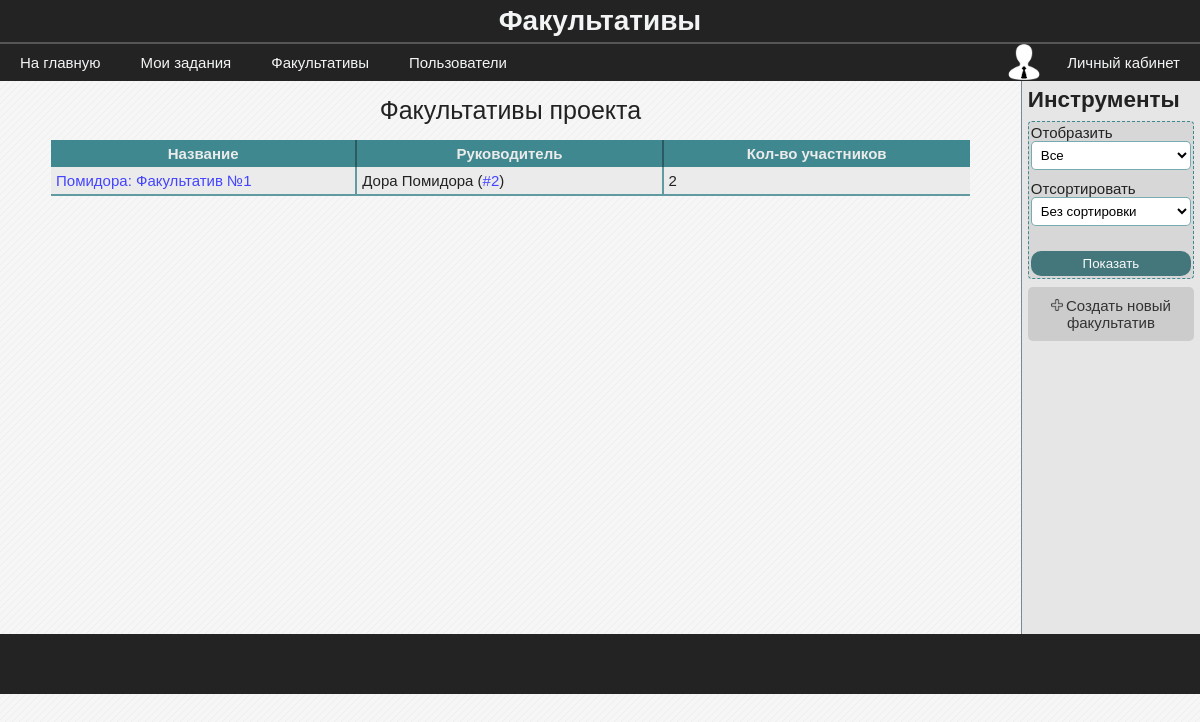
/groups (signed in), run on the app's committed database.
### data/model_groups.py (models this page shows)
class Group(SqlAlchemyBase, SerializerMixin):
    __tablename__ = 'groups'
    id = sqlalchemy.Column(sqlalchemy.Integer,
                           primary_key=True,
                           autoincrement=True)
    name = sqlalchemy.Column(sqlalchemy.String)
    leader_id = sqlalchemy.Column(sqlalchemy.Integer,
                                  sqlalchemy.ForeignKey('users.id'))
    info = sqlalchemy.Column(sqlalchemy.String)
    users_num = sqlalchemy.Column(sqlalchemy.Integer, default=0)
    photo = sqlalchemy.orm.relation("File", uselist=False)
    tasks = sqlalchemy.orm.relation("Task", backref="group")
    @hybrid_property
    def leader(self):
        session = create_session()
        leader = session.query(User).get(self.leader_id)
        return leader

### data/model_users.py (models this page shows, shortened)
class User(SqlAlchemyBase, UserMixin, SerializerMixin):
    __tablename__ = 'users'
    id = sqlalchemy.Column(sqlalchemy.Integer,
                           primary_key=True, autoincrement=True)
    surname = sqlalchemy.Column(sqlalchemy.String)
    name = sqlalchemy.Column(sqlalchemy.String)
    age = sqlalchemy.Column(sqlalchemy.Integer)
    email = sqlalchemy.Column(sqlalchemy.String)
    type = sqlalchemy.Column(sqlalchemy.Integer)
    last_time_in = sqlalchemy.Column(sqlalchemy.String,
                                     default=time.ctime)
    hashed_password = sqlalchemy.Column(sqlalchemy.String)
    photo = sqlalchemy.orm.relation("File", uselist=False)
    groups = sqlalchemy.orm.relation("Group",
                                     secondary="users_to_groups",
                                     backref="users")

### blueprints/groups.py (the view)
@blueprint.route('/groups', methods=["GET", "POST"])
def groups():
    session = db_session.create_session()
    form = FormFilterGroups()
    if form.validate_on_submit():
        if form.filter_by.data == 2:
            groups = session.query(Group).all()
        else:
            groups = current_user.groups
        if form.sort_by.data == 2:
            groups.sort(key=lambda x: x.name)
        elif form.sort_by.data == 1:
            groups.sort(key=lambda x: -x.users_num)
        return render_template('groups.html', groups=groups, bool_userbox=True, form=form)
    else:
        groups = session.query(Group).all()
        return render_template('groups.html', groups=groups, bool_userbox=True, form=form)

### forms/form_filter_groups.py
class FormFilterGroups(FlaskForm):
    filter_by = SelectField('Отобразить', choices=[(2, 'Все'), (1, 'Мои факультативы')], coerce=int)
    sort_by = SelectField('Отсортировать', choices=[(3, 'Без сортировки'), (2, 'По алфавиту'), (1, 'По колличеству участников')], coerce=int)
    submit = SubmitField('Показать')

### blueprints/user_authenticate.py (called while the page is built)
@login_manager.user_loader
def user_load(user_id):
    session = db_session.create_session()
    return session.query(User).get(user_id)

### data/db_session.py (called while the page is built)
def create_session() -> Session:
    global __factory
    return __factory()

### templates/groups.html (shortened to what this page needs)
{% extends "base.html" %}
{% block content %}
    <table class="average-table">
        <caption>Факультативы проекта</caption>
        <thead>
            <th>Название</th>
            <th>Руководитель</th>
            <th>Кол-во участников</th>
        </thead>
        <tbody>
            {% for group in groups %}
                <tr>
                    <td><a href="/group/{{ group.id }}">{{ group.name }}</a></td>
                    <td>{{ group.leader.name }} {{ group.leader.surname }} (<a href="/user/{{ group.leader_id }}">#{{ group.leader_id }}</a>)</td>
                    <td>{{ group.users_num }}</td>
                </tr>
            {% endfor %}
        </tbody>
    </table>
{% endblock %}
{% if bool_userbox %}
{% block userbox %}
    <h2>Инструменты</h2>
    {% from 'macros/render_field.html' import render_field %}
    <form method="POST" class="mini-form" novalidate>
        {% if current_user.is_authenticated %}
        {{ render_field(form.filter_by, class="form-field") }}
        {% endif %}
        {{ render_field(form.sort_by, class="form-field") }}
        <section>
            {{ form.submit(class='blue-btn submit') }}
        </section>
    </form>
    {% if current_user.is_authenticated and current_user.type <= 2 %}
    <a href="/add_group" class='btn'>
        <img src="/static/images/add_icon1.png" alt="">Создать новый факультатив</a>
    {% endif %}
{% endblock %}
{% endif %}

### static/css/stylesheet.css (style rules this page uses)
body { background-color: #f6f6f6; font-family: "Calibri", sans-serif; font-size: 15px; }
* { margin: 0; padding: 0; }
a { text-decoration: none; }
.userbox a img { height: 12px; margin-right: 3px; }
.userbox h2 { margin-bottom: 8px; }
.userbox .btn { margin-bottom: 8px; margin-top: 8px; }
.userbox input { text-decoration: none; border: none; width: 100%; }
.btn { display: block; background: #ccc; padding: 10px; color: #333; border-radius: 5px; text-align: center; }
.blue-btn { background-color: rgba(51, 109, 114, 1); color: white; }
.form-field { background-color: #fff; border-radius: 5px; border: 1px solid rgba(63, 136, 143, 0.7); box-sizing: border-box; outline: none; padding: 10px; width: 100%; }
.submit { background-color: rgba(51, 109, 114, 0.9); border-color: rgba(41, 87, 91, 0.9); border-radius: 10px; color: rgb(250, 250, 250); cursor: pointer; margin-top: 15px; padding: 10px; }
.mini-form { background-color: rgba(215, 215, 215); border: 1px dashed rgba(63, 136, 143); border-radius: 4px; padding: 2px; }
.mini-form .form-field { padding: 5px; margin-bottom: 10px; }
.mini-form .submit { padding: 5px; }
.average-table { border-spacing: 0; margin: auto; table-layout: fixed; width: 90%; }
.average-table a { color: #44f; }
.average-table caption { font-size: 25px; padding: 15px 0px; }
.average-table th { color:rgba(235, 235, 235); background-color: rgba(63, 136, 143, 1); border-right: 2px solid rgba(41, 87, 91, 0.9); padding: 5px 0px; margin-bottom: 5px; }
.average-table th:last-child { border-right: none; }
.average-table td { background-color: rgba(235, 235, 235); border-bottom: 2px solid rgba(63, 136, 143, 0.8); border-right: 2px solid rgba(63, 136, 143, 0.8); padding: 5px 5px; }
.average-table td:last-child { border-right: none; }

### data on the page
Group: name "Помидора: Факультатив №1", leader.name "Дора", leader.surname "Помидора", leader_id "2", users_num "2"

### other printed values
{{ field.label() }} "Отобразить Отсортировать"
